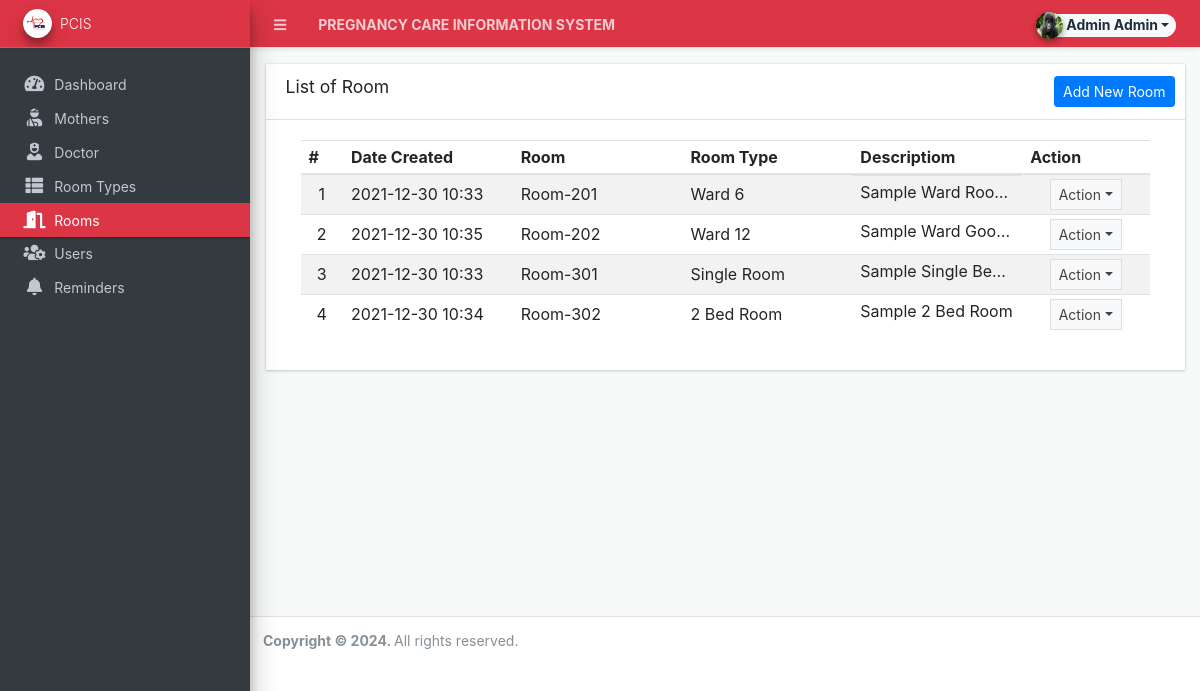
The app's page /?page=rooms (signed in), older data.
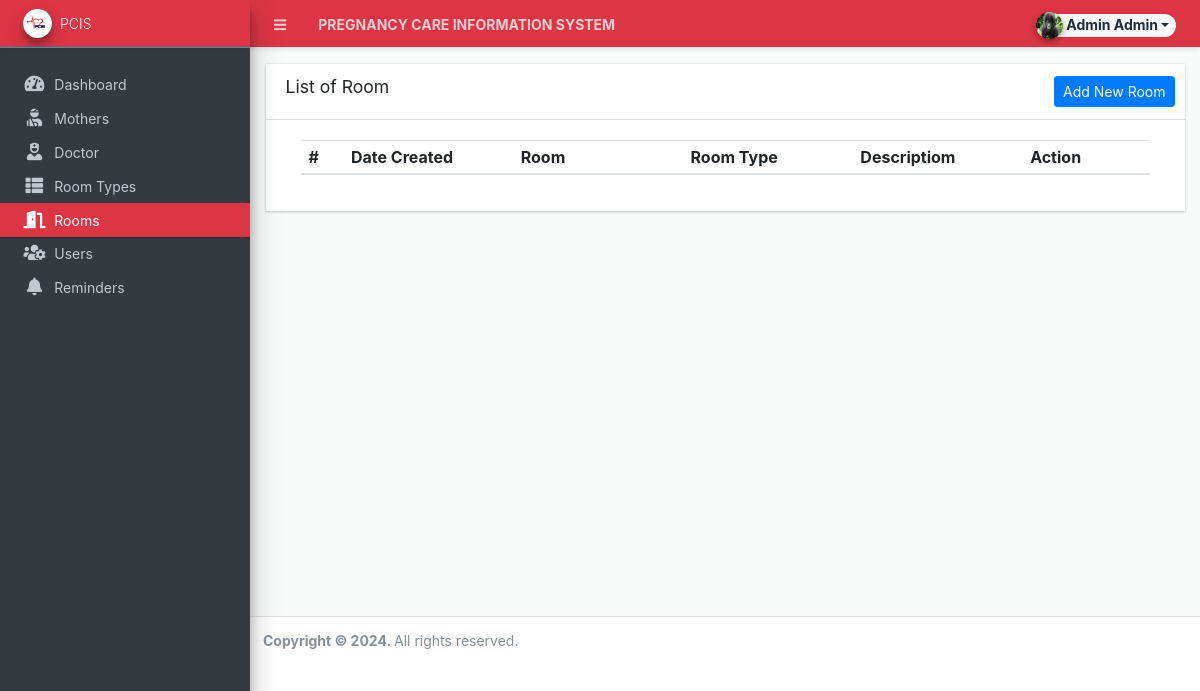
The same page, newer data.
### tables this page shows
CREATE TABLE IF NOT EXISTS `room_list` (
  `id` int(30) NOT NULL AUTO_INCREMENT,
  `room_type_id` int(30) NOT NULL,
  `name` text NOT NULL,
  `description` text NOT NULL,
  `capacity` int(5) NOT NULL DEFAULT '0',
  `delete_flag` tinyint(1) NOT NULL DEFAULT '0',
  `date_created` datetime NOT NULL DEFAULT CURRENT_TIMESTAMP,
  `date_updated` datetime DEFAULT NULL ON UPDATE CURRENT_TIMESTAMP,
  PRIMARY KEY (`id`),
  KEY `room_type_id` (`room_type_id`)
);

CREATE TABLE IF NOT EXISTS `room_type_list` (
  `id` int(30) NOT NULL AUTO_INCREMENT,
  `room` text NOT NULL,
  `description` text NOT NULL,
  `delete_flag` tinyint(1) NOT NULL DEFAULT '0',
  `date_created` datetime NOT NULL DEFAULT CURRENT_TIMESTAMP,
  `date_updated` datetime DEFAULT NULL ON UPDATE CURRENT_TIMESTAMP,
  PRIMARY KEY (`id`)
);

### rooms/index.php (the view, shortened to what this page needs)
<div class="card card-outline rounded-0">
	<div class="card-header">
		<h3 class="card-title">List of Room</h3>
		<div class="card-tools">
			<a href="javascript:void(0)" id="create_new" class="btn btn-sm btn-primary"> Add New Room</a>
		</div>
	</div>
	<div class="card-body">
		<div class="container-fluid">
        <div class="container-fluid">
			<table class="table table-hover table-striped">
				<colgroup>
					<col width="5%">
					<col width="20%">
					<col width="20%">
					<col width="20%">
					<col width="20%">
					<col width="15%">
				</colgroup>
				<thead>
					<tr>
						<th>#</th>
						<th>Date Created</th>
						<th>Room</th>
						<th>Room Type</th>
						<th>Descriptiom</th>
						<th>Action</th>
					</tr>
				</thead>
				<tbody>
					<?php
						$i = 1;
						$qry = $conn->query("SELECT r.*,rt.room from `room_list` r inner join room_type_list rt on r.room_type_id = rt.id where r.delete_flag = 0 order by r.`name` asc ");
						while($row = $qry->fetch_assoc()):
					?>
						<tr>
							<td class="text-center"><?php echo $i++; ?></td>
							<td class=""><?php echo date("Y-m-d H:i",strtotime($row['date_created'])) ?></td>
							<td><?php echo ($row['name']) ?></td>
							<td><?php echo ($row['room']) ?></td>
							<td class="truncate-1"><?php echo $row['description'] ?></td>
							<td align="center">
								 <button type="button" class="btn btn-flat btn-default btn-sm dropdown-toggle dropdown-icon" data-toggle="dropdown">
				                  		Action
				                  </button>
							</td>
						</tr>
					<?php endwhile; ?>
				</tbody>
			</table>
		</div>
		</div>
	</div>
</div>

Row changes from the older to the newer data that the page shows:
removed room_list: date_created "2021-12-30 10:33", name "Room-201", room_type.room "Ward 6", description "Sample Ward…"
removed room_list: date_created "2021-12-30 10:35", name "Room-202", room_type.room "Ward 12", description "Sample Ward…"
removed room_list: date_created "2021-12-30 10:33", name "Room-301", room_type.room "Single Room", description "Sample Single…"
removed room_list: date_created "2021-12-30 10:34", name "Room-302", room_type.room "2 Bed Room", description "Sample 2 Bed Room"
